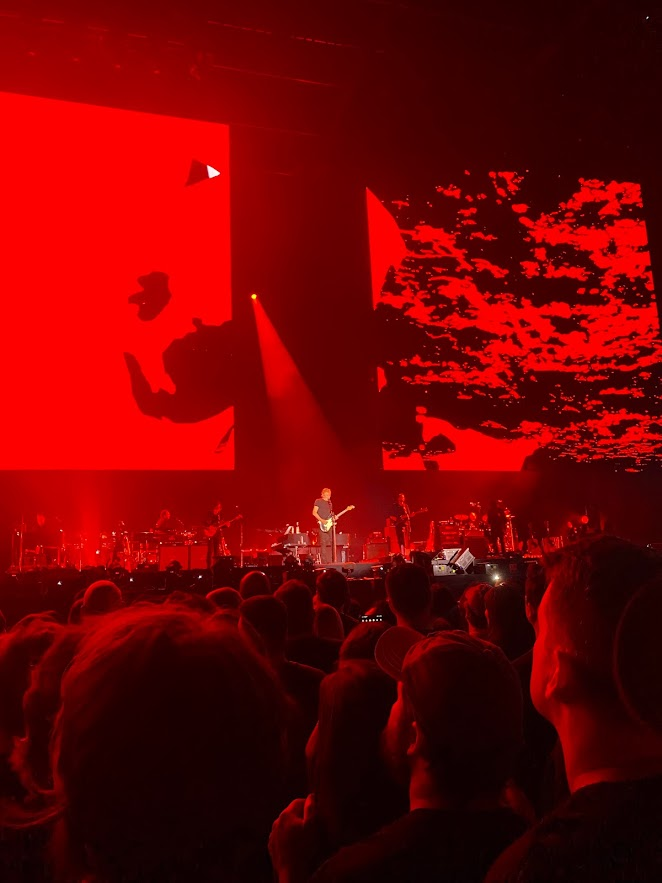
#> input picture roger_waters.jpg, 662 x 883 px, found by its file name
$ python bug.py
#> lines starting #> are read from the running program, lines starting #| are printed output that depends on the picture
from PIL import Image

imagem = Image.open("/Users/home/Documents/github/dojo/roger_waters.jpg")\
#> imagem is the input picture: PIL image 662x883 RGB; mean R, G, B 112, 2, 2.3

# Este código contém um bug
def limit_img_size(img:Image, limit=1024):
#> called with limit = 1024
    width, height = img.size
#> width = 662; height = 883

    #  lado do quadrado será a menor valor entre as dimensões da imagem
    size = min(width, height, limit)
#> size = 662

    # dimensões parametrizadas de acordo com o tamanho do quadrado
    left = (width - size) // 2
#> left = 0
    top = (height - size) // 2
#> top = 110
    right = left + size
#> right = 662
    bottom = top + size
#> bottom = 772


    # Corta o centro da imagem
    img = img.crop((left, top, right, bottom))
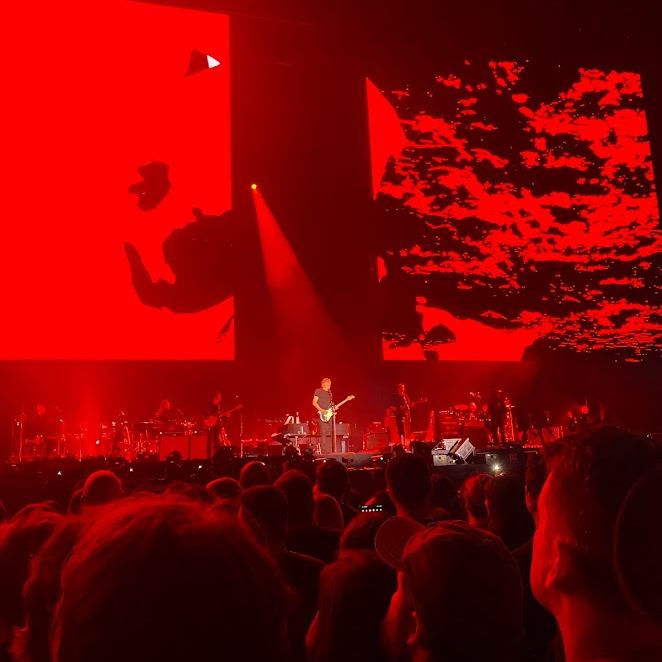
#> img: PIL image 662x662 RGB; mean R, G, B 129.1, 2.5, 2.7
    return img


if __name__ == '__main__':
    print(limit_img_size(imagem))
#| <PIL.Image.Image image mode=RGB size=662x662 at 0x7F967F52CED0>

    limit_img_size(imagem).show()

    print("done")
